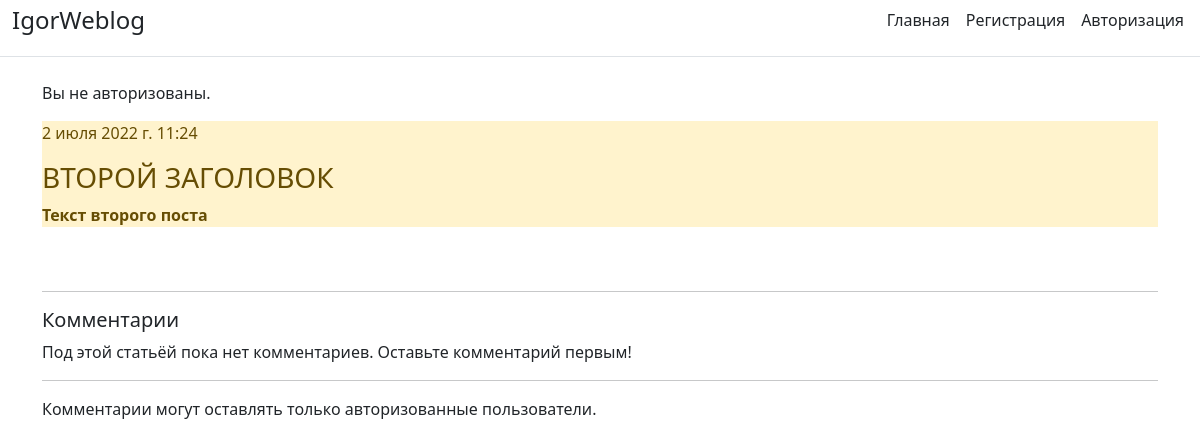
The app's page /article_detail/2022-07-02-1124250000/ with its own data.
### Blog/models.py (models this page shows, shortened)
class Task(models.Model):
    title = models.CharField('Название', max_length=50)
    task = models.TextField('Текст')
    created_dt = models.DateTimeField('Дата', auto_now=True)
    publish = models.DateTimeField('Публикация', default=timezone.now)
    slug = models.SlugField('Ссылка', max_length=250, unique=True, null=False, blank=True, db_index=True)
    class Meta:
        verbose_name = 'Пост'
        verbose_name_plural = 'Посты'

### Blog/views.py (the view)
# urls.py: path('article_detail/<slug:slug>/', views.article_detail, name='article_detail'),
def article_detail(request, slug):
    article = get_object_or_404(Task, slug=slug)
    comments = article.comments.filter(active=True)
    if request.method == 'POST':
        comment_form = CommentForm(data=request.POST)
        if comment_form.is_valid():
            new_comment = comment_form.save(commit=False)
            new_comment.post = article
            new_comment.save()
    else:
        comment_form = CommentForm()
    context = {'article': article, 'slug': slug, 'comments': comments,
               'comment_form': comment_form}
    return render(request, 'Blog/article_detail.html', context)

### Blog/templates/Blog/article_detail.html (shortened to what this page needs)
{% extends 'Blog/base.html' %}
{% block content %}
<div class="alert-warning mt-3", class="container">
    <p>{{ article.publish }}</p>
    <h3>{{ article.title | upper }}</h3>
    <b>{{ article.task }}</b>
</div>
<br>
<br>
<hr>
{% with comments.Count as total_comments %}
    <h5>
        {{ total_comments }} Комментарии {{ total_comments|pluralize }}
    </h5>
{% endwith %}
{% for comment in comments %}
    <div class="comment">
        <p class="info">
            Comment {{ forloop.counter }} by {{ comment.name }}
            {{ comment.created }}
        </p>
        {{ comment.body|linebreaks }}
    </div>
{% empty %}
    <p>Под этой статьёй пока нет комментариев. Оставьте комментарий первым!</p>
{% endfor %}
<hr>
{% if new_comment %}
    <h2>Ваш коментарий добавлен</h2>
{% else %}
{% if request.user.is_authenticated %}
    <h5>Добавьте комментарий</h5>
    <form method="post" action=".">
        {% csrf_token %}
        {{ comment_form.as_p }}
        <button type="submit" class="btn btn-sucsess" style="background:lightblue">
            Добавить</button>
        <span>{{ error }}</span>
    </form>
{% else %}
    <p>Комментарии могут оставлять только авторизованные пользователи.</p>
{% endif %}
{% endif %}
{% endblock %}

### records on screen
Task: publish "2 июля 2022 г. 11:24", title "ВТОРОЙ ЗАГОЛОВОК", task "Текст второго поста"
